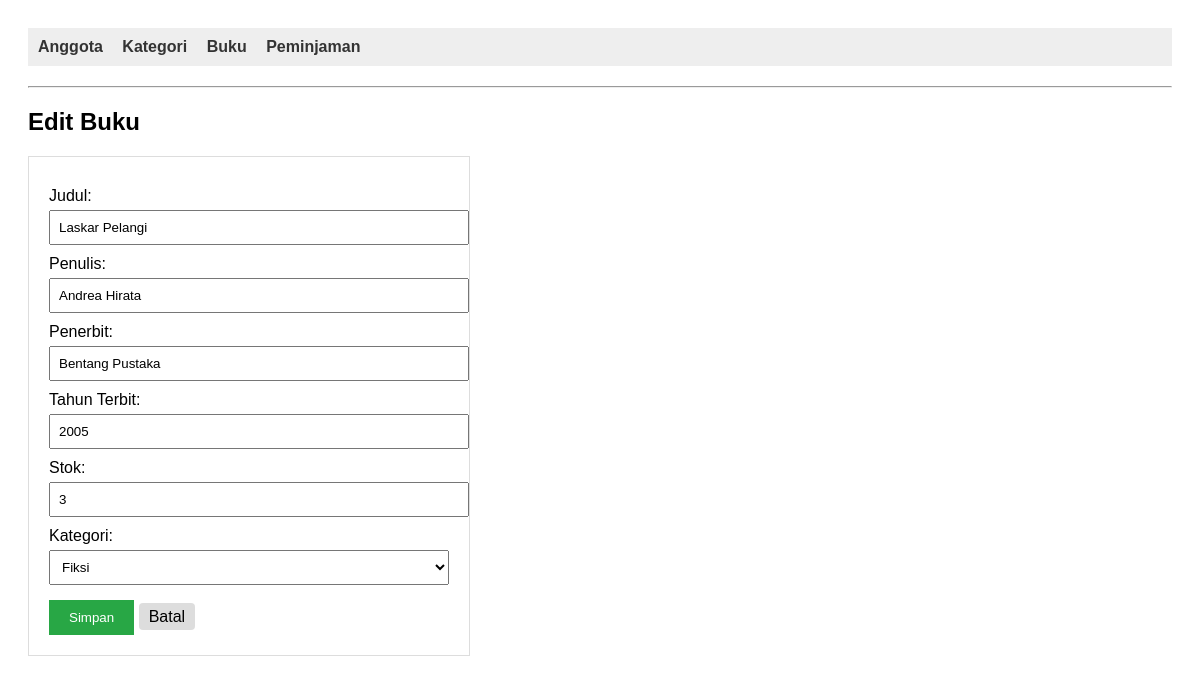
Page /index.php?entity=buku&action=edit&id=2 on the committed database.
### tables this page shows
CREATE TABLE buku (
    id_buku INT PRIMARY KEY AUTO_INCREMENT,
    judul VARCHAR(200) NOT NULL,
    penulis VARCHAR(100) NOT NULL,
    penerbit VARCHAR(100),
    tahun_terbit YEAR,
    stok INT DEFAULT 1,
    kategori_id INT,
    FOREIGN KEY (kategori_id) REFERENCES kategori(id_kategori)
);

CREATE TABLE kategori (
    id_kategori INT PRIMARY KEY AUTO_INCREMENT,
    nama_kategori VARCHAR(50) UNIQUE NOT NULL,
    deskripsi TEXT
);

### models/Buku.php (called while the page is built, shortened)
<?php
require_once "config/Database.php";
class BukuModel
{
    private $conn;
    private $table = "buku";
    public function __construct()
    {
        $database = new Database();
        $this->conn = $database->getConnection();
    }
    public function getById($id_buku)
    {
        $query = "SELECT b.*, k.nama_kategori
                  FROM " . $this->table . " b
                  LEFT JOIN kategori k ON b.kategori_id = k.id_kategori
                  WHERE b.id_buku = :id_buku";
        $stmt = $this->conn->prepare($query);
        $stmt->bindParam(':id_buku', $id_buku);
        $stmt->execute();
        return $stmt->fetch(PDO::FETCH_ASSOC);
    }
}
?>

### config/Database.php (called while the page is built, shortened)
<?php
class Database
{
    private $host = "localhost";
    private $database = "db_library";
    private $username = "root";
    private $password = "";
    public function getConnection()
    {
        $this->conn = null;
        try {
            $this->conn = new PDO("mysql:host=" . $this->host . ";dbname=" . $this->database, $this->username, $this->password);
            $this->conn->setAttribute(PDO::ATTR_ERRMODE, PDO::ERRMODE_EXCEPTION);
        } catch (PDOException $exception) {
            echo "Connection error: " . $exception->getMessage();
        }
        return $this->conn;
    }
}

### models/Kategori.php (called while the page is built, shortened)
<?php
require_once "config/Database.php";
class KategoriModel
{
    private $conn;
    private $table = "kategori";
    public function __construct()
    {
        $database = new Database();
        $this->conn = $database->getConnection();
    }
    public function getAll()
    {
        $query = "SELECT * FROM " . $this->table . " ORDER BY nama_kategori";
        $stmt = $this->conn->prepare($query);
        $stmt->execute();
        return $stmt->fetchAll(PDO::FETCH_ASSOC);
    }
}
?>

### viewmodels/BukuViewModel.php (called while the page is built, shortened)
<?php
require_once 'models/Buku.php';
require_once 'models/Kategori.php';
class BukuViewModel
{
    private $bukuModel;
    private $kategoriModel;
    public function __construct()
    {
        $this->bukuModel = new BukuModel();
        $this->kategoriModel = new KategoriModel();
    }
    public function getKategoriList()
    {
        return $this->kategoriModel->getAll();
    }
    public function getBukuById($id_buku)
    {
        return $this->bukuModel->getById($id_buku);
    }
}
?>

### views/buku_form.php (the view, shortened to what this page needs)
<?php
require_once 'views/template/header.php';
?>
<h2>
    <?php
    echo isset($buku) ? 'Edit Buku' : 'Tambah Buku Baru';
    ?>
</h2>
<form method="POST" action="index.php?entity=buku&action=<?php echo isset($buku) ? 'update&id=' . $buku['id_buku'] : 'save'; ?>">
    <label>Judul:</label>
    <input type="text" name="judul" value="<?php echo isset($buku) ? $buku['judul'] : ''; ?>" required>
    <label>Penulis:</label>
    <input type="text" name="penulis" value="<?php echo isset($buku) ? $buku['penulis'] : ''; ?>" required>
    <label>Penerbit:</label>
    <input type="text" name="penerbit" value="<?php echo isset($buku) ? $buku['penerbit'] : ''; ?>">
    <label>Tahun Terbit:</label>
    <input type="number" name="tahun_terbit"
           value="<?php echo isset($buku) ? $buku['tahun_terbit'] : date('Y'); ?>"
           min="1900" max="<?php echo date('Y'); ?>">
    <label>Stok:</label>
    <input type="number" name="stok" value="<?php echo isset($buku) ? $buku['stok'] : 1; ?>" min="0">
    <label>Kategori:</label>
    <select name="kategori_id">
        <?php
        foreach ($kategoriList as $kategori):
        ?>
            <option value="<?php echo $kategori['id_kategori']; ?>"
                <?php
                echo (isset($buku) && $buku['kategori_id'] == $kategori['id_kategori']) ? 'selected' : '';
                ?>>
                <?php echo htmlspecialchars($kategori['nama_kategori']); ?>
            </option>
        <?php endforeach; ?>
    </select>
    <button type="submit">Simpan</button>
    <a href="index.php?entity=buku&action=list" class="btn">Batal</a>
</form>
<?php
require_once 'views/template/footer.php';
?>

### views/template/header.php (style rules this page uses)
body { font-family: sans-serif; padding: 20px; }
.btn { padding: 5px 10px; text-decoration: none; background: #ddd; color: black; border-radius: 4px; }
form { margin-top: 20px; border: 1px solid #ddd; padding: 20px; max-width: 400px; }
label { display: block; margin-top: 10px; }
input, select { width: 100%; padding: 8px; margin-top: 5px; }
button { margin-top: 15px; padding: 10px 20px; background: #28a745; color: white; border: none; cursor: pointer; }

### rows in the picture
buku: judul "Laskar Pelangi", penulis "Andrea Hirata", penerbit "Bentang Pustaka", tahun_terbit "2005", stok "3", kategori_id "Fiksi"
